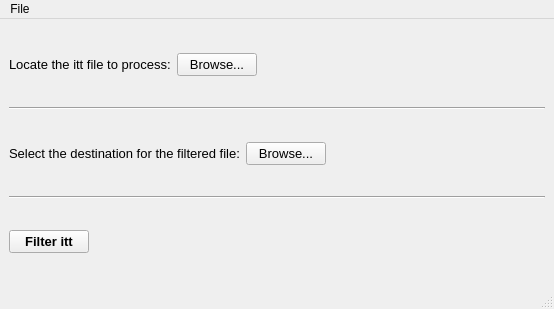
<?xml version="1.0" encoding="UTF-8"?>
<ui version="4.0">
 <class>FilterWindow</class>
 <widget class="QMainWindow" name="FilterWindow">
  <property name="geometry">
   <rect>
    <x>0</x>
    <y>0</y>
    <width>554</width>
    <height>309</height>
   </rect>
  </property>
  <property name="windowTitle">
   <string>itt Filter</string>
  </property>
  <widget class="QWidget" name="centralwidget">
   <layout class="QVBoxLayout" name="verticalLayout">
    <item>
     <spacer name="verticalSpacer">
      <property name="orientation">
       <enum>Qt::Vertical</enum>
      </property>
      <property name="sizeHint" stdset="0">
       <size>
        <width>20</width>
        <height>40</height>
       </size>
      </property>
     </spacer>
    </item>
    <item>
     <layout class="QHBoxLayout" name="horizontalLayout">
      <item>
       <widget class="QLabel" name="label">
        <property name="font">
         <font>
          <pointsize>10</pointsize>
         </font>
        </property>
        <property name="text">
         <string>Locate the itt file to process:</string>
        </property>
       </widget>
      </item>
      <item>
       <widget class="QPushButton" name="itt_btn">
        <property name="font">
         <font>
          <pointsize>10</pointsize>
         </font>
        </property>
        <property name="text">
         <string>Browse...</string>
        </property>
       </widget>
      </item>
      <item>
       <widget class="QLabel" name="itt_lbl">
        <property name="font">
         <font>
          <pointsize>10</pointsize>
         </font>
        </property>
        <property name="text">
         <string/>
        </property>
       </widget>
      </item>
      <item>
       <spacer name="horizontalSpacer">
        <property name="orientation">
         <enum>Qt::Horizontal</enum>
        </property>
        <property name="sizeHint" stdset="0">
         <size>
          <width>40</width>
          <height>20</height>
         </size>
        </property>
       </spacer>
      </item>
     </layout>
    </item>
    <item>
     <spacer name="verticalSpacer_3">
      <property name="orientation">
       <enum>Qt::Vertical</enum>
      </property>
      <property name="sizeHint" stdset="0">
       <size>
        <width>20</width>
        <height>40</height>
       </size>
      </property>
     </spacer>
    </item>
    <item>
     <widget class="Line" name="line_2">
      <property name="orientation">
       <enum>Qt::Horizontal</enum>
      </property>
     </widget>
    </item>
    <item>
     <spacer name="verticalSpacer_4">
      <property name="orientation">
       <enum>Qt::Vertical</enum>
      </property>
      <property name="sizeHint" stdset="0">
       <size>
        <width>20</width>
        <height>40</height>
       </size>
      </property>
     </spacer>
    </item>
    <item>
     <layout class="QHBoxLayout" name="horizontalLayout_3">
      <item>
       <widget class="QLabel" name="label_2">
        <property name="font">
         <font>
          <pointsize>10</pointsize>
         </font>
        </property>
        <property name="text">
         <string>Select the destination for the filtered file:</string>
        </property>
       </widget>
      </item>
      <item>
       <widget class="QPushButton" name="destination_btn">
        <property name="font">
         <font>
          <pointsize>10</pointsize>
         </font>
        </property>
        <property name="text">
         <string>Browse...</string>
        </property>
       </widget>
      </item>
      <item>
       <widget class="QLabel" name="destination_lbl">
        <property name="font">
         <font>
          <pointsize>10</pointsize>
         </font>
        </property>
        <property name="text">
         <string/>
        </property>
       </widget>
      </item>
      <item>
       <spacer name="horizontalSpacer_3">
        <property name="orientation">
         <enum>Qt::Horizontal</enum>
        </property>
        <property name="sizeHint" stdset="0">
         <size>
          <width>40</width>
          <height>20</height>
         </size>
        </property>
       </spacer>
      </item>
     </layout>
    </item>
    <item>
     <spacer name="verticalSpacer_6">
      <property name="orientation">
       <enum>Qt::Vertical</enum>
      </property>
      <property name="sizeHint" stdset="0">
       <size>
        <width>20</width>
        <height>40</height>
       </size>
      </property>
     </spacer>
    </item>
    <item>
     <widget class="Line" name="line">
      <property name="orientation">
       <enum>Qt::Horizontal</enum>
      </property>
     </widget>
    </item>
    <item>
     <spacer name="verticalSpacer_5">
      <property name="orientation">
       <enum>Qt::Vertical</enum>
      </property>
      <property name="sizeHint" stdset="0">
       <size>
        <width>20</width>
        <height>40</height>
       </size>
      </property>
     </spacer>
    </item>
    <item>
     <layout class="QHBoxLayout" name="horizontalLayout_2">
      <item>
       <widget class="QPushButton" name="filter_btn">
        <property name="font">
         <font>
          <pointsize>10</pointsize>
          <weight>75</weight>
          <bold>true</bold>
         </font>
        </property>
        <property name="text">
         <string>Filter itt</string>
        </property>
       </widget>
      </item>
      <item>
       <widget class="QLabel" name="results_lbl">
        <property name="font">
         <font>
          <pointsize>10</pointsize>
          <weight>75</weight>
          <bold>true</bold>
         </font>
        </property>
        <property name="text">
         <string/>
        </property>
       </widget>
      </item>
      <item>
       <spacer name="horizontalSpacer_2">
        <property name="orientation">
         <enum>Qt::Horizontal</enum>
        </property>
        <property name="sizeHint" stdset="0">
         <size>
          <width>40</width>
          <height>20</height>
         </size>
        </property>
       </spacer>
      </item>
     </layout>
    </item>
    <item>
     <spacer name="verticalSpacer_2">
      <property name="orientation">
       <enum>Qt::Vertical</enum>
      </property>
      <property name="sizeHint" stdset="0">
       <size>
        <width>20</width>
        <height>40</height>
       </size>
      </property>
     </spacer>
    </item>
   </layout>
  </widget>
  <widget class="QMenuBar" name="menubar">
   <property name="geometry">
    <rect>
     <x>0</x>
     <y>0</y>
     <width>554</width>
     <height>21</height>
    </rect>
   </property>
   <widget class="QMenu" name="menuFile">
    <property name="title">
     <string>File</string>
    </property>
    <addaction name="actionAbout"/>
    <addaction name="separator"/>
    <addaction name="actionQuit"/>
   </widget>
   <addaction name="menuFile"/>
  </widget>
  <widget class="QStatusBar" name="statusbar"/>
  <action name="actionAbout">
   <property name="text">
    <string>About</string>
   </property>
  </action>
  <action name="actionQuit">
   <property name="text">
    <string>Quit</string>
   </property>
  </action>
 </widget>
 <resources/>
 <connections/>
</ui>
